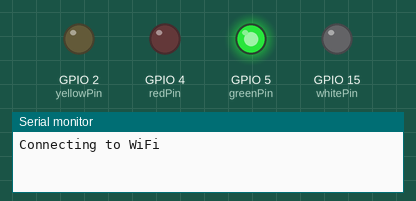
Bench run of a sketch on a simulated ESP8266 (NodeMCU). Parts: output pins drawn as LEDs (lit = HIGH), the last lines printed to the serial monitor. WiFi joins after 1.5 s; servers stay silent unless stated.

Above: at 0.3 s.
At 0.7 s:
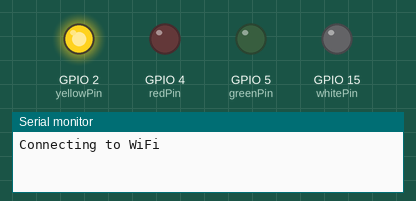
At 1.8 s:
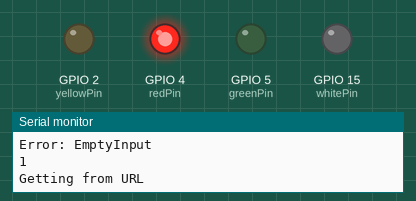
Timing chart, 0 to 3.3 s (numbered marks = the images above):
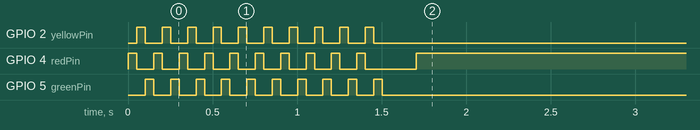

Measured:
- by itself, GPIO 4 (redPin): goes 9 × (LOW 0.10 s, HIGH 0.05 s), LOW 0.30 s, then HIGH

The sketch:

binDay.ino
```cpp
#include <ESP8266WiFi.h>
#include <ESP8266HTTPClient.h>
#include <ArduinoJson.h>

const int redPin = 4; //D2
const int greenPin = 5; //D1
const int yellowPin = 2; //D4
const int whitePin = 15; //D3

void setup() {
  Serial.begin(9600);
  pinMode(redPin, OUTPUT);
  pinMode(greenPin, OUTPUT);
  pinMode(yellowPin, OUTPUT);
  pinMode(whitePin, OUTPUT);
  Serial.println("Connecting to WiFi");
  WiFi.begin("REDACTED", "REDACTED");
  while(WiFi.status() != WL_CONNECTED) {
    digitalWrite(greenPin, LOW);
    digitalWrite(redPin, HIGH);
    delay(50);
    digitalWrite(redPin, LOW);
    digitalWrite(yellowPin, HIGH);
    delay(50);
    digitalWrite(yellowPin, LOW);
    digitalWrite(greenPin, HIGH);
    delay(50);
  }
  Serial.println("Connected To WiFi");
  resetLEDS();
  digitalWrite(whitePin, HIGH);
}

void loop() {
  char* url = "http://europe-west1-bindicator.cloudfunctions.net/getData";
  HTTPClient http;
  bool a = http.begin(url);
  Serial.println(a);
//  while(!http.connected()) {
//    digitalWrite(whitePin, LOW);
//    delay(10);
//    Serial.println("connecting");
//    digitalWrite(whitePin, HIGH);
//  }
  digitalWrite(whitePin, LOW);
  Serial.println("Getting from URL");
  int httpCode = http.GET();
  String payload = http.getString();
  http.end();
  StaticJsonDocument<200> doc;
  DeserializationError error = deserializeJson(doc, payload);
  if (error) {
    digitalWrite(redPin, HIGH);
    Serial.print("Error: ");
    Serial.println(error.c_str());
    return;
  }
  String binDay = doc["bin"];
  String recDay = doc["rec"];
  if (binDay.equals("true")) {
    digitalWrite(yellowPin, HIGH);
  } else {
    digitalWrite(yellowPin, LOW);
  }
  if (recDay.equals("true")) {
    digitalWrite(greenPin, HIGH);
  } else {
    digitalWrite(greenPin, LOW);
  }
//  delay(21600000);
  delay(1000000);
}

void resetLEDS() {
  digitalWrite(redPin, LOW);
  digitalWrite(greenPin, LOW);
  digitalWrite(yellowPin, LOW);
}
```
